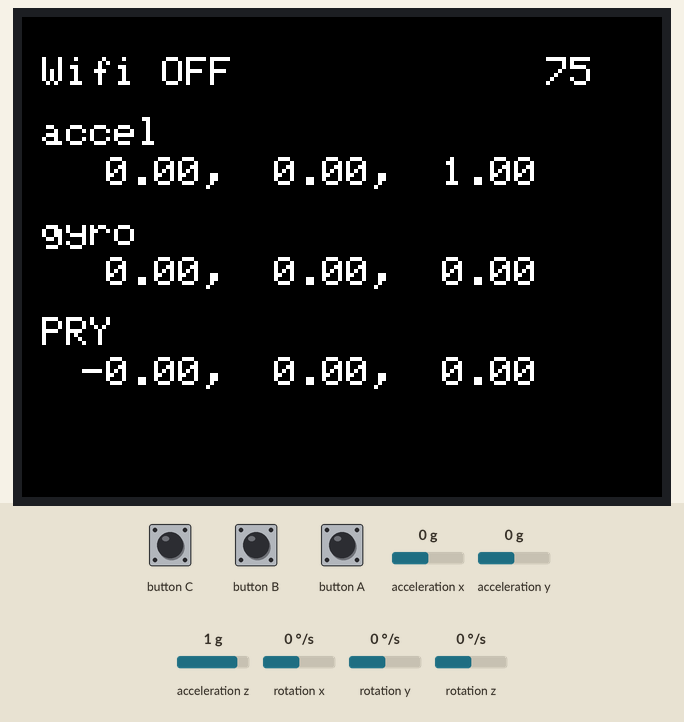
Bench run of a sketch on a simulated ESP32. Shown: 320×240 colour display. Inputs (shaded band) come from the test bench; at power-on: acceleration x 0 g, acceleration y 0 g, acceleration z 1 g, rotation x 0 °/s, rotation y 0 °/s, rotation z 0 °/s. WiFi joins after 1.5 s; servers stay silent unless stated.

Above: at 1.4 s.
1.5 s: button A pressed for 0.15 s
At 2.1 s:
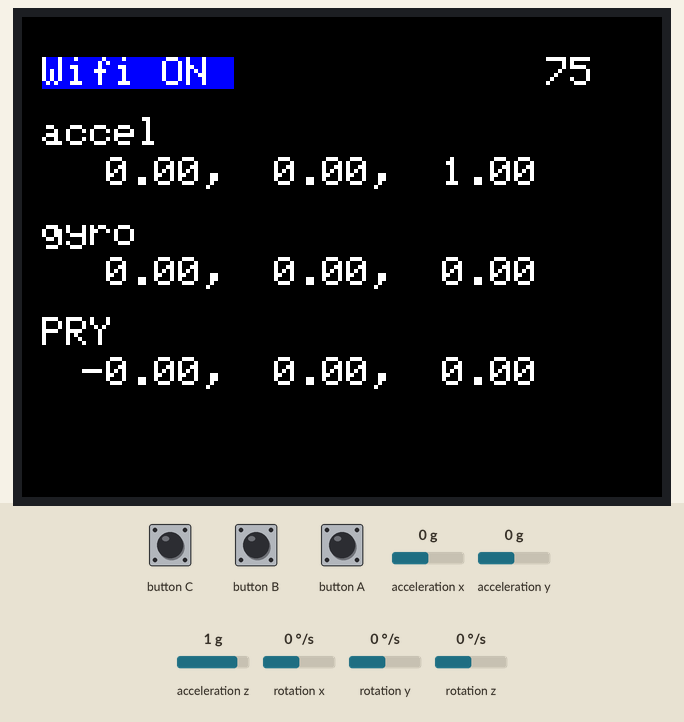
3.1 s: acceleration x set to -1.4 g
At 4.3 s:
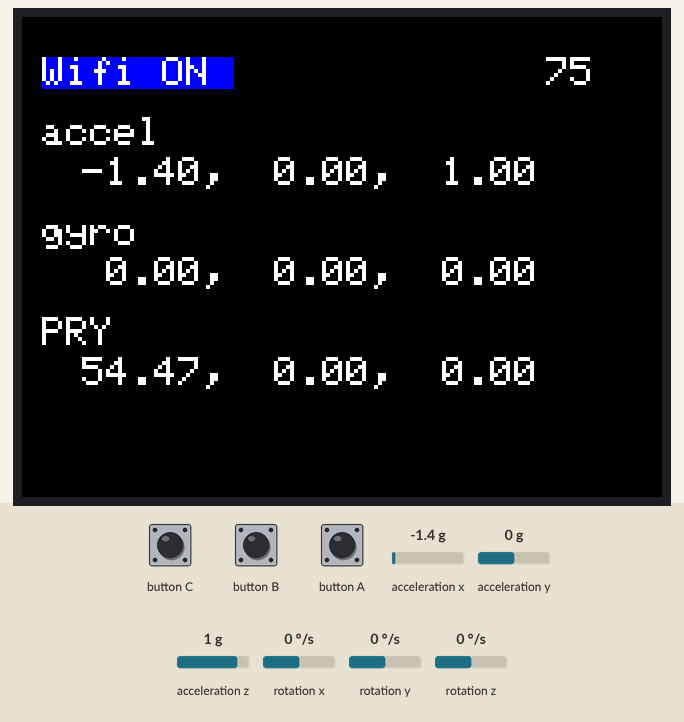
4.6 s: button A pressed for 1 s
At 4.9 s:
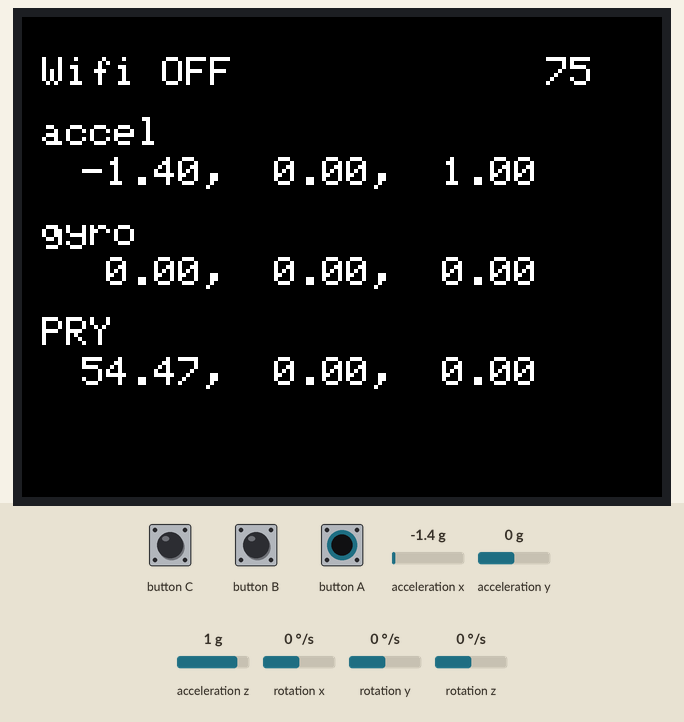
7.1 s: acceleration y set to -1.4 g
At 8.3 s:
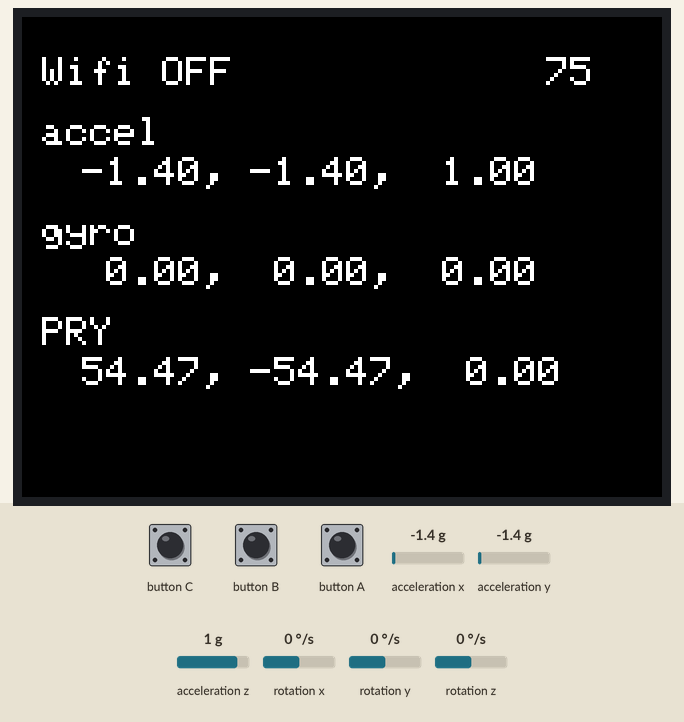
8.6 s: acceleration z set to -1.4 g
At 9.8 s:
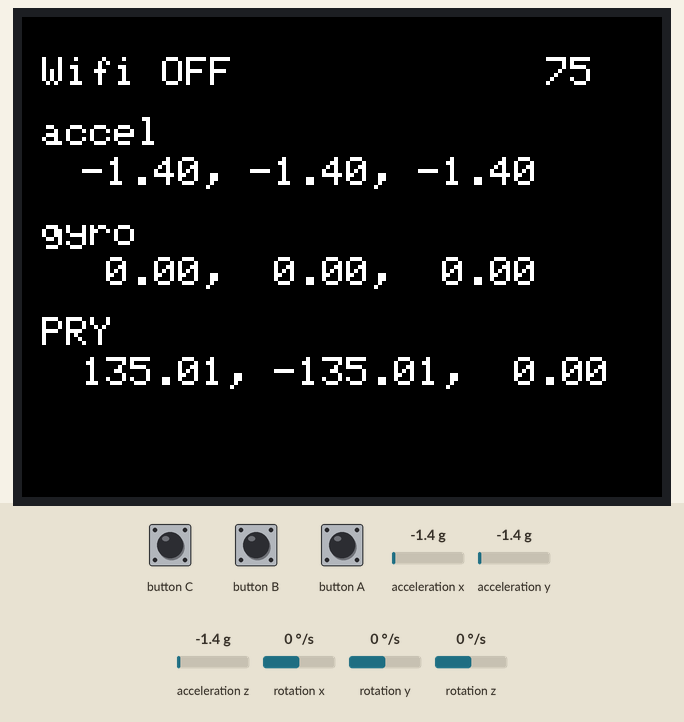
10.1 s: rotation x set to -192 °/s
At 10.9 s:
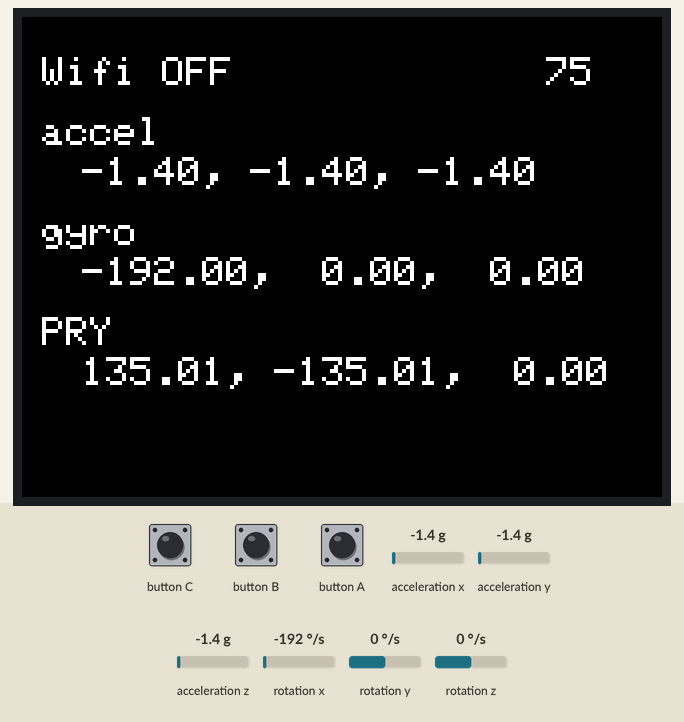
Timing chart, 0 to 12.6 s (numbered marks = the images above; inputs shaded):
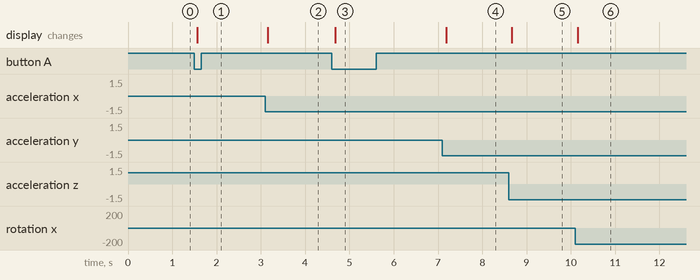

The sketch:

m5stack_sensor_cluster.ino
```cpp
#define M5STACK_MPU6886

#include <WiFi.h>
#include <WiFiUdp.h>
#include <M5Stack.h>

float accX, accY, accZ;
float gyroX, gyroY, gyroZ;
float pitch, roll, yaw;
int A_f = 0;

static int giBattery = 0;

const char ssid[] = "*****"; //WiFIのSSIDを入力
const char pass[] = "*****"; // WiFiのパスワードを入力

WiFiUDP wifiUdp;
const char *pc_addr = "192.168.11.**";  //PCのアドレス
const int pc_port = 50007; //送信先のポート
const int my_port = 50008;  //自身のポート

void setup() {
  M5.begin();
  M5.Power.begin();
  M5.Speaker.write(0);
  M5.IMU.Init();
  M5.Lcd.fillScreen(BLACK);
  M5.Lcd.setTextColor(WHITE , BLACK);
  M5.Lcd.setTextSize(2);

  WiFi.begin(ssid, pass);
  wifiUdp.begin(my_port);

  if(!M5.Power.canControl()) {
    //can't control.
    M5.Lcd.print("NG");
    return;
  }
}

void loop(){

  giBattery = M5.Power.getBatteryLevel();
  if(giBattery > 50){
    M5.Lcd.setCursor(250, 20);
    M5.Lcd.setTextColor(WHITE , BLACK);
    M5.Lcd.printf("%3d",giBattery);
  }else{
    M5.Lcd.setCursor(250, 20);
    M5.Lcd.setTextColor(RED , BLACK);
    M5.Lcd.printf("%3d \%",giBattery);
  }

  if(M5.BtnB.wasPressed()){
    wifiUdp.beginPacket(pc_addr, pc_port);
    wifiUdp.write('b');
    wifiUdp.endPacket();
  }
  if(M5.BtnB.wasReleased()){
    wifiUdp.beginPacket(pc_addr, pc_port);
    wifiUdp.write('d');
    wifiUdp.endPacket();
  }
  if(M5.BtnC.wasPressed()){
    wifiUdp.beginPacket(pc_addr, pc_port);
    wifiUdp.write('c');
    wifiUdp.endPacket();
  }
  if(M5.BtnC.wasReleased()){
    wifiUdp.beginPacket(pc_addr, pc_port);
    wifiUdp.write('e');
    wifiUdp.endPacket();
  }

  if(M5.BtnA.wasPressed()){
    if(A_f){
      wifiUdp.beginPacket(pc_addr, pc_port);
      wifiUdp.write('x');
      wifiUdp.endPacket();
      A_f = 0;
      M5.Lcd.setCursor(10, 20);
      M5.Lcd.setTextColor(WHITE , BLACK);
      M5.Lcd.printf("Wifi OFF");
    }else{
      A_f = 1;
      M5.Lcd.setCursor(10, 20);
      M5.Lcd.setTextColor(WHITE , BLUE);
      M5.Lcd.printf("Wifi ON ");
    }
  }

  if(A_f){
    String accX_txt = String(accX, 3);
    String accY_txt = String(accY, 3);
    String accZ_txt = String(accZ, 3);
    String gyroX_txt = String(gyroX, 3);
    String gyroY_txt = String(gyroY, 3);
    String gyroZ_txt = String(gyroZ, 3);
    String pitch_txt = String(pitch, 3);
    String roll_txt = String(roll, 3);
    String yaw_txt = String(yaw, 3);
    wifiUdp.beginPacket(pc_addr, pc_port);
    for(int i=0; i < 20; i++){
      wifiUdp.write(accX_txt[i]);
    }
    wifiUdp.write(',');
    for(int i=0; i < 20; i++){
      wifiUdp.write(accY_txt[i]);
    }
    wifiUdp.write(',');
    for(int i=0; i < 20; i++){
      wifiUdp.write(accZ_txt[i]);
    }
    wifiUdp.write(',');
    for(int i=0; i < 20; i++){
      wifiUdp.write(gyroX_txt[i]);
    }
    wifiUdp.write(',');
    for(int i=0; i < 20; i++){
      wifiUdp.write(gyroY_txt[i]);
    }
    wifiUdp.write(',');
    for(int i=0; i < 20; i++){
      wifiUdp.write(gyroZ_txt[i]);
    }
    wifiUdp.write(',');
    for(int i=0; i < 20; i++){
      wifiUdp.write(pitch_txt[i]);
    }
    wifiUdp.write(',');
    for(int i=0; i < 20; i++){
      wifiUdp.write(roll_txt[i]);
    }
    wifiUdp.write(',');
    for(int i=0; i < 20; i++){
      wifiUdp.write(yaw_txt[i]);
    }
    wifiUdp.endPacket();
    }else{
      M5.Lcd.setCursor(10, 20);
      M5.Lcd.setTextColor(WHITE , BLACK);
      M5.Lcd.printf("Wifi OFF");
  }

  M5.IMU.getAccelData(&accX,&accY,&accZ);
  M5.Lcd.setCursor(10, 50);
  M5.Lcd.setTextColor(WHITE , BLACK);
  M5.Lcd.printf("accel");
  M5.Lcd.setCursor(30, 70);
  M5.Lcd.setTextColor(WHITE , BLACK);
  M5.Lcd.printf("%5.2f, %5.2f, %5.2f", accX, accY, accZ);

  M5.IMU.getGyroData(&gyroX,&gyroY,&gyroZ);
  M5.Lcd.setCursor(10, 100);
  M5.Lcd.setTextColor(WHITE , BLACK);
  M5.Lcd.printf("gyro");
  M5.Lcd.setCursor(30, 120);
  M5.Lcd.setTextColor(WHITE , BLACK);
  M5.Lcd.printf("%5.2f, %5.2f, %5.2f     ", gyroX, gyroY, gyroZ);

  M5.IMU.getAhrsData(&pitch,&roll,&yaw);
  M5.Lcd.setCursor(10, 150);
  M5.Lcd.setTextColor(WHITE , BLACK);
  M5.Lcd.printf("PRY");
  M5.Lcd.setCursor(30, 170);
  M5.Lcd.setTextColor(WHITE , BLACK);
  M5.Lcd.printf("%5.2f, %5.2f, %5.2f     ", pitch, roll, yaw);

  delay(50);

  M5.update();

}
```

Measured:
- after the input at 1.5 s, the display: changes after 0.06 s (image 1)
- after the input at 3.1 s, the display: changes after 0.06 s (image 2)
- after the input at 4.6 s, the display: changes after 0.08 s (image 3)
- after the input at 7.1 s, the display: changes after 0.09 s (image 4)
- after the input at 8.6 s, the display: changes after 0.07 s (image 5)
- after the input at 10.1 s, the display: changes after 0.06 s (image 6)
